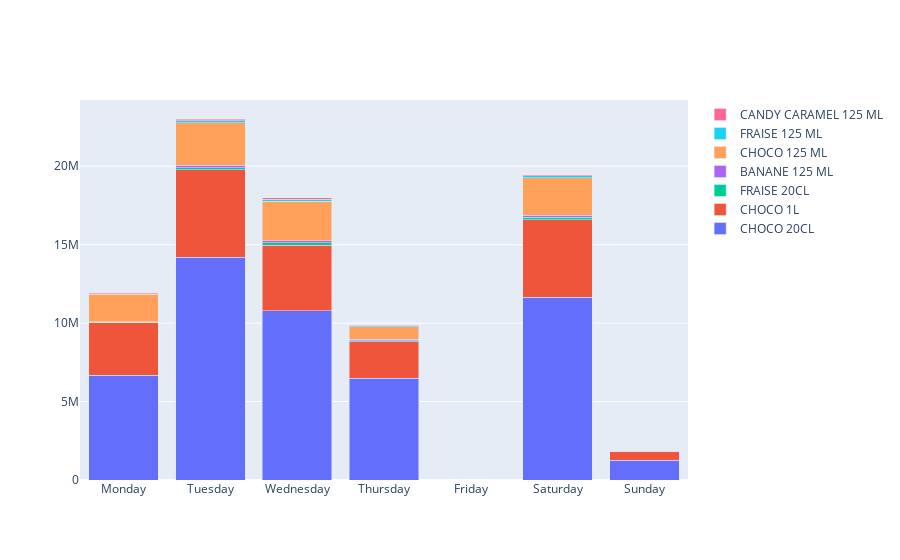

Notebook cell for this chart:
### Code cell
week_seas=miniData[miniData["PRODUCTPAGE_CODE"].str.contains("laits aro")].groupby(["DAYWEEK","PRODUCT_NAME"]).sum().dropna()["TURNOVER"].reset_index()
gammes = miniData[miniData["PRODUCTPAGE_CODE"].str.contains("laits aro")]["PRODUCT_NAME"].drop_duplicates().tolist()
data = [
        week_seas[week_seas["PRODUCT_NAME"].str.match(gamme)].groupby("DAYWEEK").mean() 
    for gamme in gammes ]

fig = go.Figure(data=[ go.Bar(name=gammes[i], x=data[i].index, y=data[i]["TURNOVER"].tolist()) for i in range(len(gammes)) ])
# Change the bar mode
fig.update_layout(barmode='stack')
fig.show()

### Figure 1 — Plotly figure (JSON) as saved in the notebook; plotly's stock layout.template omitted (floating-point values rounded to 4 significant figures)
{"data": [{"name": "CHOCO 20CL", "type": "bar", "x": ["Monday", "Tuesday", "Wednesday", "Thursday", "Friday", "Saturday", "Sunday"], "y": [6689520, 14188752, 10773612, 6494436, null, 11636748, 1264896]}, {"name": "CHOCO 1L", "type": "bar", "x": ["Monday", "Tuesday", "Wednesday", "Thursday", "Friday", "Saturday", "Sunday"], "y": [3320136, 5594748, 4201644, 2317428, null, 4954260, 566664]}, {"name": "FRAISE 20CL", "type": "bar", "x": ["Monday", "Tuesday", "Wednesday", "Thursday", "Friday", "Saturday", "Sunday"], "y": [53856, 120348, 148356, 68508, null, 157644, 16884]}, {"name": "BANANE 125 ML", "type": "bar", "x": ["Monday", "Tuesday", "Wednesday", "Thursday", "Friday", "Saturday", "Sunday"], "y": [38520, 159480, 140760, 90360, null, 117720, 1080]}, {"name": "CHOCO 125 ML", "type": "bar", "x": ["Monday", "Tuesday", "Wednesday", "Thursday", "Friday", "Saturday", "Sunday"], "y": [1725120, 2715480, 2493720, 800640, null, 2389320, 32040]}, {"name": "FRAISE 125 ML", "type": "bar", "x": ["Monday", "Tuesday", "Wednesday", "Thursday", "Friday", "Saturday", "Sunday"], "y": [49320, 131400, 141120, 66240, null, 132840, 1080]}, {"name": "CANDY CARAMEL 125 ML", "type": "bar", "x": ["Monday", "Tuesday", "Wednesday", "Thursday", "Friday", "Saturday", "Sunday"], "y": [70560, 99720, 81360, 15480, null, 62280, 1440]}], "layout": {"barmode": "stack"}}
